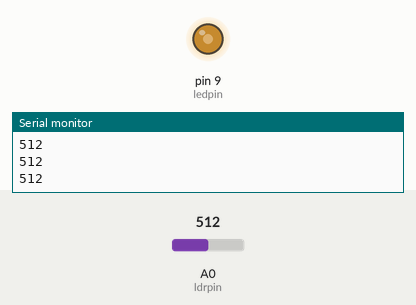
A sketch run on a simulated Arduino Uno, built with avr-gcc and run on an emulated ATmega328P. On the bench: output pins drawn as LEDs (lit = HIGH), the last lines printed to the serial monitor. The inputs (shaded band) are chosen by the test bench; at power-on: A0 (ldrpin) = 512.

Above: at 1.2 s.
1.3 s: A0 (ldrpin) set to 716
At 2.1 s:
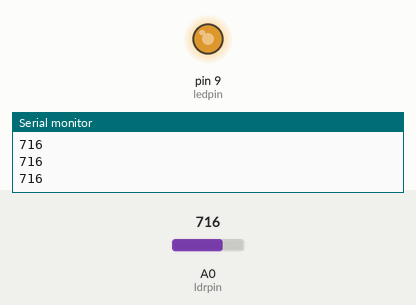
2.8 s: A0 (ldrpin) set to 900
At 3.4 s:
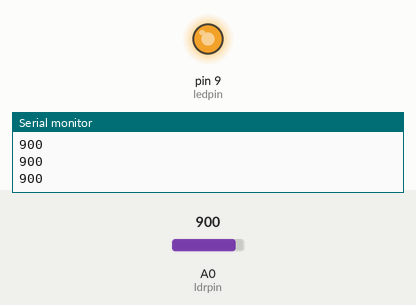
4.3 s: A0 (ldrpin) set to 122
At 5.5 s:
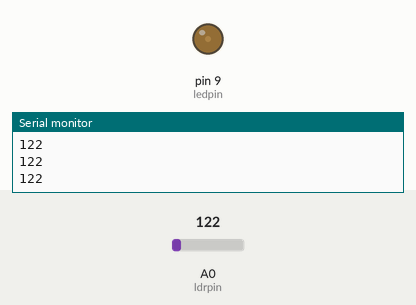
5.8 s: A0 (ldrpin) set to 0
At 6.8 s:
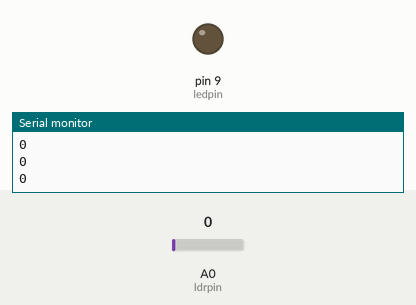
Timing chart, 0 to 8.3 s (numbered marks = the images above; inputs shaded):
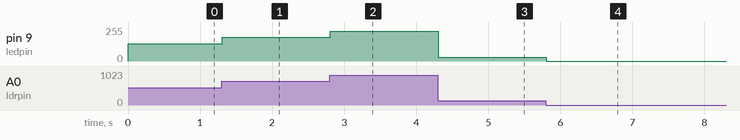

The sketch:

sketch_led_mit_sensor.ino
```cpp
int ledpin = 9;
int ldrpin = A0;
int ldrmax = 0;
int ldrmin = 1023;

void setup() {
  // put your setup code here, to run once:
  pinMode(ledpin, OUTPUT);
  Serial.begin(9600);

}

void loop() {
  // put your main code here, to run repeatedly:
  int potivalue = analogRead(ldrpin);
  Serial.println(potivalue);
  int mappedvalue = potivalue / 4;
  int mappedvalue_2 = map(potivalue, 0, 1023, 0, 255);
  analogWrite(ledpin, mappedvalue);


}
```

Measured:
- after the input at 1.3 s, pin 9 (ledpin): 128/255 → 179/255 at once
- after the input at 2.8 s, pin 9 (ledpin): 179/255 → 225/255 at once
- after the input at 4.3 s, pin 9 (ledpin): 225/255 → 30/255 at once
- after the input at 5.8 s, pin 9 (ledpin): 30/255 → 0/255 at once
